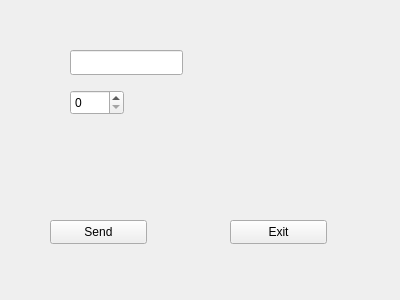
<?xml version="1.0" encoding="UTF-8"?>
<ui version="4.0">
 <class>Form</class>
 <widget class="QWidget" name="Form">
  <property name="geometry">
   <rect>
    <x>0</x>
    <y>0</y>
    <width>400</width>
    <height>300</height>
   </rect>
  </property>
  <property name="windowTitle">
   <string>Form</string>
  </property>
  <widget class="QLineEdit" name="le_Tper_zd">
   <property name="geometry">
    <rect>
     <x>70</x>
     <y>50</y>
     <width>113</width>
     <height>25</height>
    </rect>
   </property>
  </widget>
  <widget class="QSpinBox" name="sb_Nc_zd">
   <property name="geometry">
    <rect>
     <x>70</x>
     <y>90</y>
     <width>54</width>
     <height>25</height>
    </rect>
   </property>
  </widget>
  <widget class="QPushButton" name="bn_Send">
   <property name="geometry">
    <rect>
     <x>50</x>
     <y>220</y>
     <width>97</width>
     <height>24</height>
    </rect>
   </property>
   <property name="text">
    <string>Send</string>
   </property>
  </widget>
  <widget class="QPushButton" name="bn_Exit">
   <property name="geometry">
    <rect>
     <x>230</x>
     <y>220</y>
     <width>97</width>
     <height>24</height>
    </rect>
   </property>
   <property name="text">
    <string>Exit</string>
   </property>
  </widget>
 </widget>
 <resources/>
 <connections>
  <connection>
   <sender>bn_Exit</sender>
   <signal>clicked()</signal>
   <receiver>Form</receiver>
   <slot>close()</slot>
   <hints>
    <hint type="sourcelabel">
     <x>278</x>
     <y>231</y>
    </hint>
    <hint type="destinationlabel">
     <x>199</x>
     <y>149</y>
    </hint>
   </hints>
  </connection>
 </connections>
</ui>
